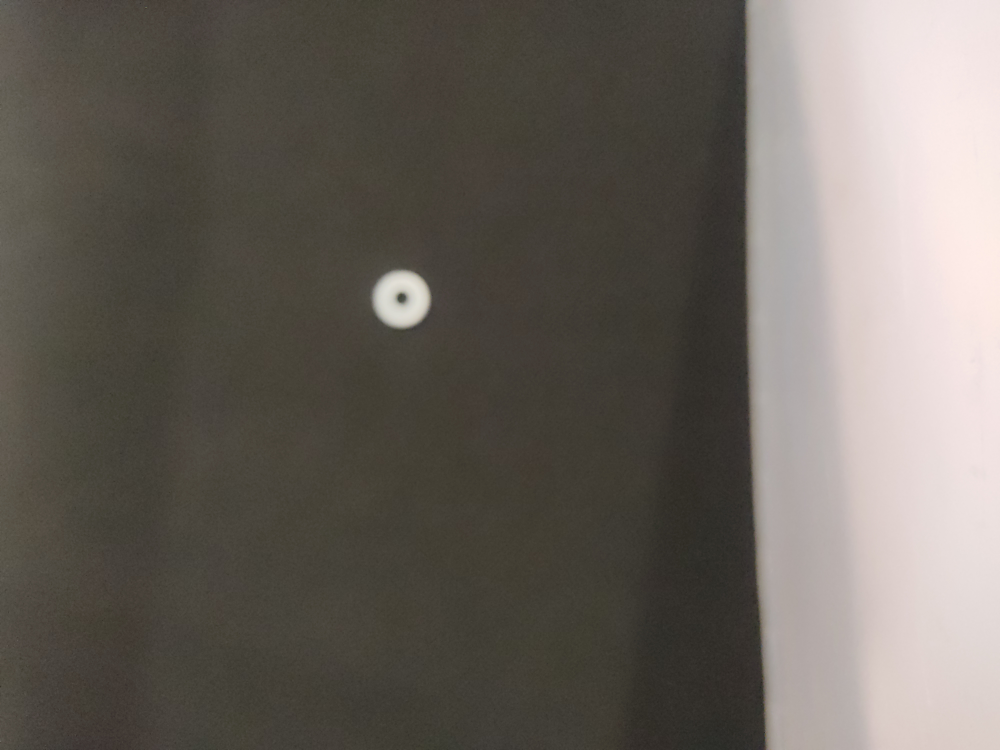
#> input picture IMages/1.jpg, 4000 x 3000 px, found by its file name (shown at 1/4 size)
$ python main.py
#> lines starting #> are read from the running program, lines starting #| are printed output that depends on the picture
import cv2
import numpy as np
from cv2 import contourArea

img1 = cv2.imread("images/1.jpg")
#> img1 is the input picture: shape (3000, 4000, 3); mean B, G, R 92.6, 99.5, 105.4
img2 = cv2.imread("images/2.jpg")
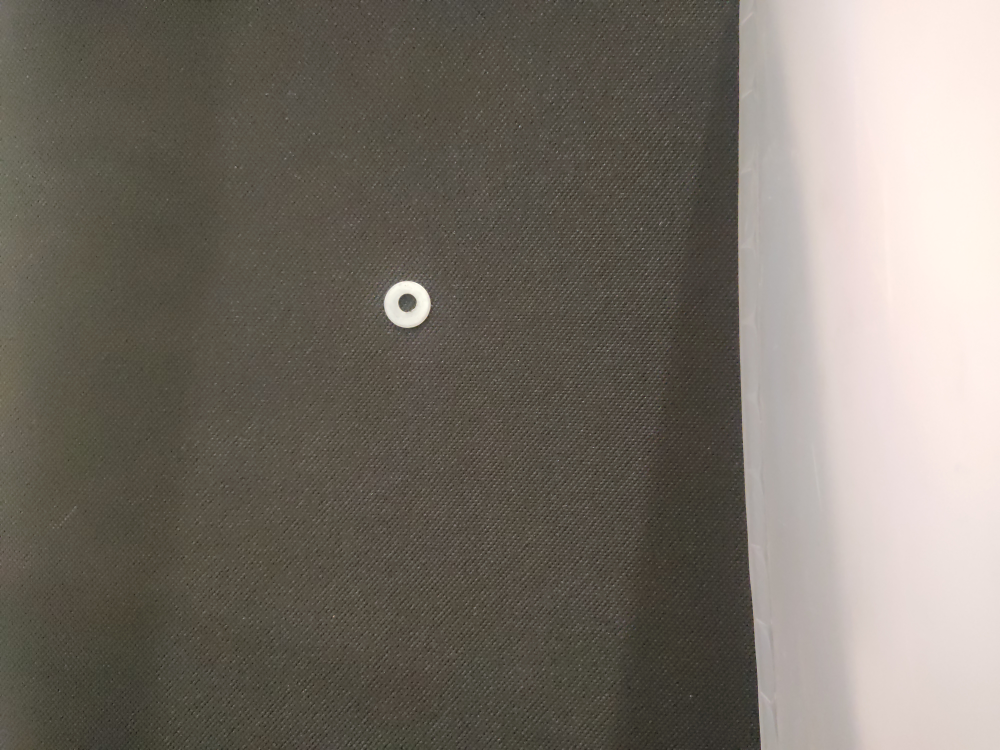
#> input picture IMages/2.jpg, 4000 x 3000 px, found by its file name (shown at 1/4 size)
#> img2 is the input picture: shape (3000, 4000, 3); mean B, G, R 103.5, 112.5, 119.1
img3 = cv2.imread("images/3.jpg")

img1 = cv2.resize(img1, (1920, 1080))
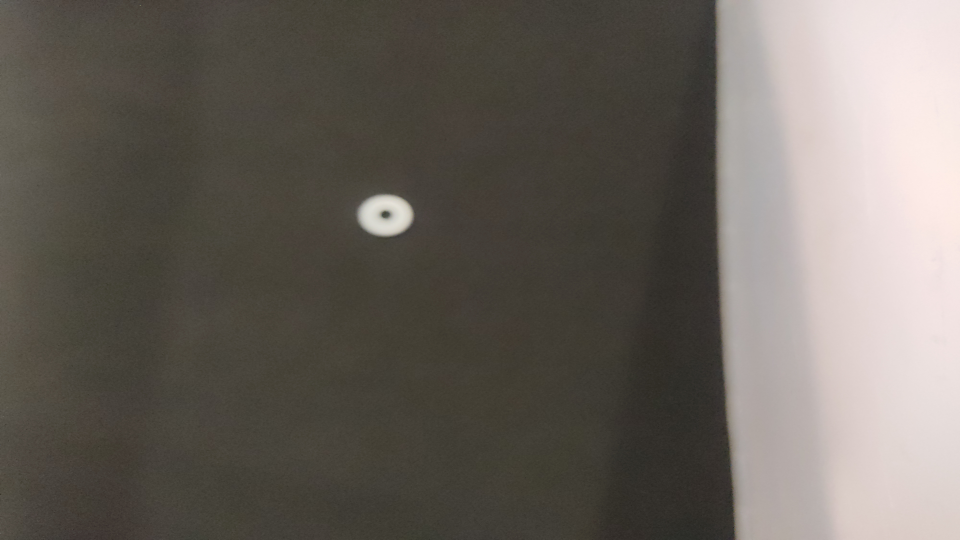
#> img1: shape (1080, 1920, 3) (shown at 1/2 size); mean B, G, R 92.5, 99.5, 105.4
img2 = cv2.resize(img2, (1920, 1080))
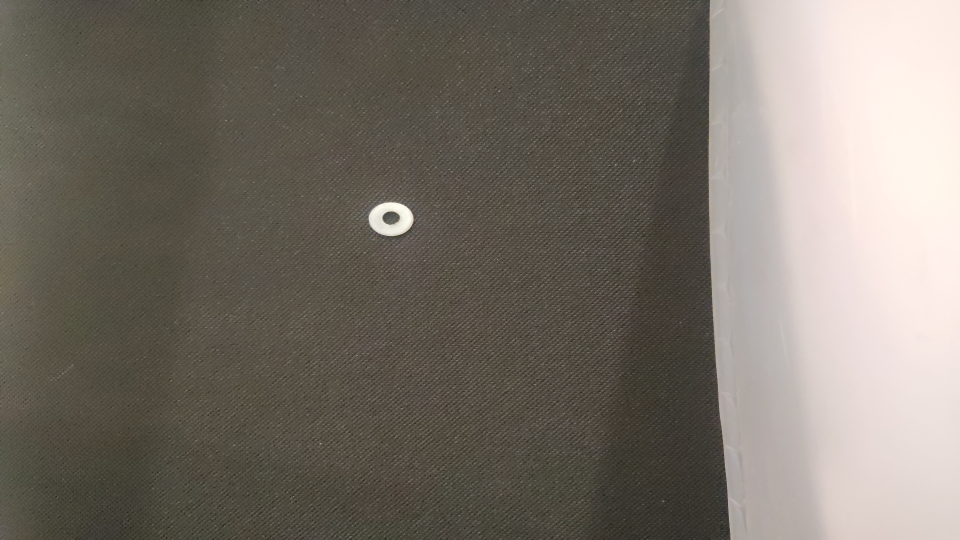
#> img2: shape (1080, 1920, 3) (shown at 1/2 size); mean B, G, R 103.4, 112.4, 119.1
#> (the run stopped early here; a loop or call above may not have finished)
